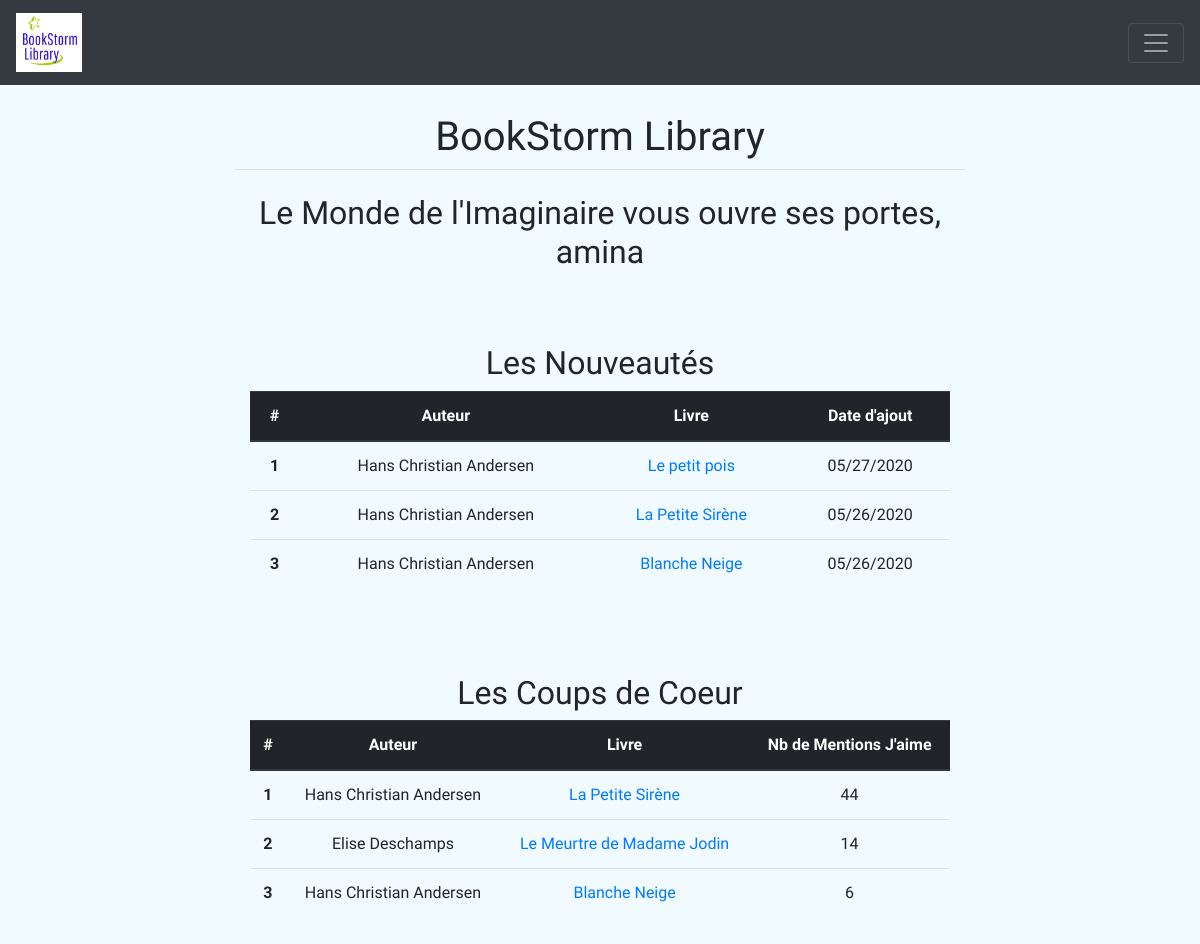
/ (signed in), run on an earlier commit of the app's database.
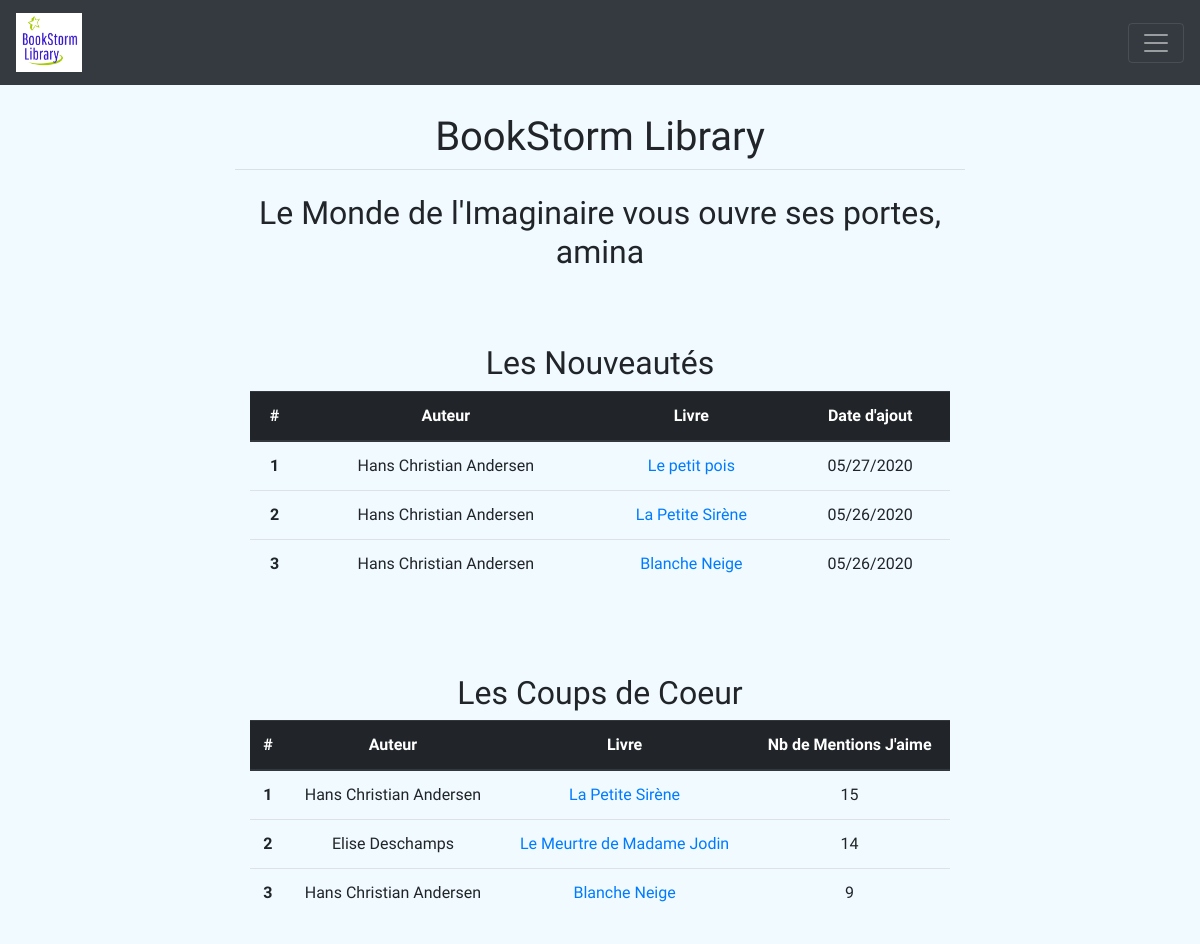
And on a later commit of the database.
### books/models.py (models this page shows, shortened)
class Book(models.Model): #() indicate inheritance
	title				= models.CharField(max_length=120)
	summary 			= models.TextField()
	author				= models.ForeignKey(Account, on_delete=models.CASCADE, limit_choices_to={'is_author': True}) # possible values of on_delete: [CASCADE, PROTECT, SET_NULL, SET_DEFAULT, SET(value)]
	publication_date	= models.DateField()
	create_stamp        = models.DateField(auto_now_add=True)
	categories			= models.ManyToManyField(Category) # ManyToMany relationship with the Category model class
	price				= models.DecimalField(max_digits = 5, decimal_places = 2)
	nb_likes			= models.IntegerField(default=0, editable=False)
	def __str__(self):
		return self.title # toString method ==> print(obj)

### accounts/models.py (models this page shows, shortened)
class Account(AbstractUser):
    is_author	= models.BooleanField(default=False)
    def has_author_account(self):
        return self.is_author
    def __str__(self):
        if self.first_name is None or not self.first_name: #no null in python, use None instead
            return self.username
        else:
            return self.get_full_name()

### pages/views.py (the view)
# urls.py: path('', index_view, name='index'),
def index_view(request):
	if request.user.is_authenticated:
		new_arrivals_list 	= Book.objects.order_by('-create_stamp')[:3] #order by descending order, keep first 3
		top_books_list 		= Book.objects.order_by('-nb_likes')[:3] #order by descending order, keep first 3
		context = {
			'new_arrivals_list'	: new_arrivals_list,
			'top_books_list'	: top_books_list
		}
		return render(request, 'index.html', context)
	else:
		return redirect('accounts:login')

### pages/templates/index.html
{% extends 'base.html' %}
{% block content %}
	{% load pages_extras %}
	<h2 style="text-align: center;">Le <span style="font-family: 'Mountains of Christmas', cursive;">Monde de l'Imaginaire</span> vous ouvre ses portes, {{ user.get_username }}</h2>
	{% if not new_arrivals_list and not top_books_list %}
		<div class="alert alert-warning text-center">
			Nous n'avons malheureusement aucun livre à vous proposer pour le moment. Mais revenez bientôt, nous aurons certainement de quoi vous faire rêver!
		</div>
	{% else %}
		<div class="container" style="margin-top: 10%">
			<div class="row" style="margin-bottom: 10%;">
				<div class="col text-center align-self-center">
					<h2 style="font-family: 'Mountains of Christmas', cursive;">Les Nouveautés</h2>
					<table class="table">
					  <thead class="thead-dark">
					    <tr>
					      <th scope="col">#</th>
					      <th scope="col">Auteur</th>
					      <th scope="col">Livre</th>
					      <th scope="col">Date d'ajout</th>
					    </tr>
					  </thead>
					  <tbody>
					  	{% for book in new_arrivals_list%}
					  		<tr>
						      <th scope="row">{{ forloop.counter }}</th>
						      <td>{{ book.author }}</td>
						      <td><a href="{% url 'books:book-detail' book.pk %}">{{ book }}</a></td>
						      <td>{{ book.create_stamp|date:"SHORT_DATE_FORMAT" }}</td>
						    </tr>
					  	{% endfor %}
					  </tbody>
					</table>
				</div>
			</div>
			<div class="row">
				<div class="col text-center align-self-center">
					<div class="col text-center align-self-center">
						<h2 style="font-family: 'Mountains of Christmas', cursive;">Les Coups de Coeur</h2>
					</div>
					<table class="table table-hover">
					  <thead class="thead-dark">
					    <tr>
					      <th scope="col">#</th>
					      <th scope="col">Auteur</th>
					      <th scope="col">Livre</th>
					      <th scope="col">Nb de Mentions J'aime</th>
					    </tr>
					  </thead>
					  <tbody>
					    {% for book in top_books_list %}
					  		<tr>
						      <th scope="row">{{ forloop.counter }}</th>
						      <td>{{ book.author }}</td>
						      <td><a href="{% url 'books:book-detail' book.pk %}">{{ book }}</a></td>
						      <td>{{ book.nb_likes }}</td>
						    </tr>
					  	{% endfor %}
					  </tbody>
					</table>
				</div>
			</div>
	{% endif %}
{% endblock %}

What changed in the data, as far as the page shows it:
changed Book "La Petite Sirène": nb_likes "44" → "15"
changed Book "Blanche Neige": nb_likes "6" → "9"
